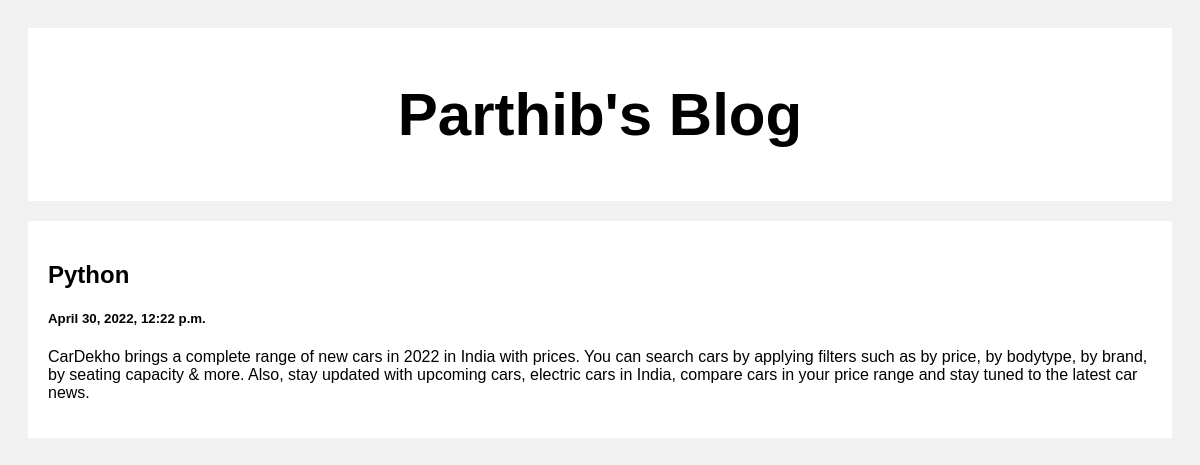
Screenshot of /post/3 with the database file from the repository.
### posts/models.py (models this page shows)
class Post(models.Model):
    title=models.CharField(max_length=100)
    body=models.CharField(max_length=1000000000)
    created_at=models.DateTimeField(default=datetime.now,blank=True)

### posts/views.py (the view)
# urls.py: path('post/<str:pk>',views.post,name='post')
def post(request,pk):
    posts=Post.objects.get(id=pk)
    return render(request,'posts.html',{'posts':posts})

### template/posts.html (shortened to what this page needs)
<!DOCTYPE html>
<html>
<head>
</head>
<body>
<div class="header">
  <h2>Parthib's Blog</h2>
</div>
<div class="row">
  <div class="leftcolumn">
        <div class="card">
        <h2>{{posts.title}}</h2>
        <h5>{{posts.created_at}}</h5>
        <p>{{posts.body}}</p>
    </div>
  </div>
</div>
</body>
</html>

### template/posts.html (style rules this page uses)
* { box-sizing: border-box; }
body { font-family: Arial; padding: 20px; background: #f1f1f1; }
.header { padding: 2px; font-size: 40px; text-align: center; background: white; }
.leftcolumn { float: left; width: 100%; }
.card { background-color: white; padding: 20px; margin-top: 20px; }
.row:after { content: ""; display: table; clear: both; }

### rows the page displays
Post: title "Python", created_at "April 30, 2022, 12:22 p.m.", body "CarDekho brings a complete range of new cars in 2022 in India with prices. You can search cars by applying filters such as by price, by bodytype, by brand, by seating capacity & more. Also, stay updated with upcoming cars, electric cars in India, compare cars in your price range and stay tuned to the latest car news."
